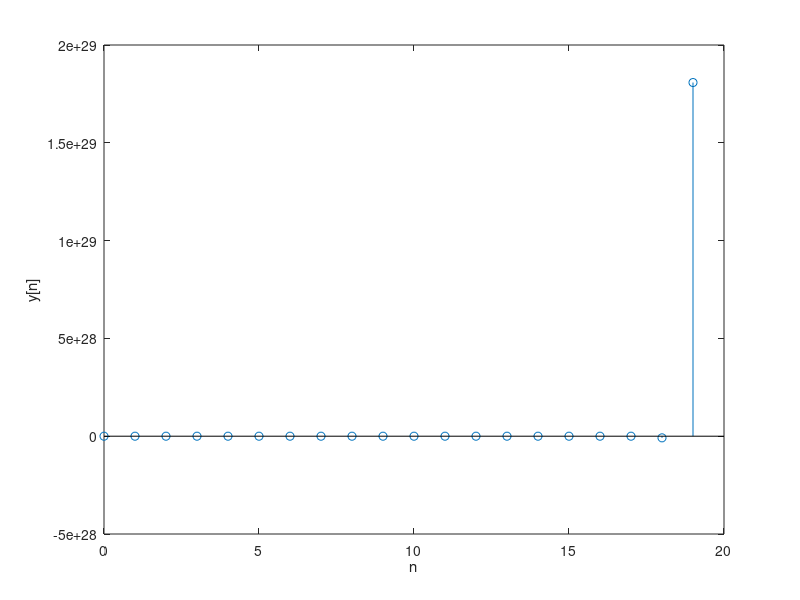

Reproduce this figure in MATLAB.
% ECE 503 Test 1 Problem 5

% y[n] = -0.2*y[n-2] - 0.6*n^2*y[n-1] + x[n]
% y[-1] = 0.1
% y[-2] = 0.5

N = 20;
y = zeros(N, 1);
n = 0:1:N-1;

y(1) = 0.5;
y(2) = 0.1;

x = (0.5).^(0:1:N-1);

for i = 3 : N
    y(i) = -0.2*y(i-2) - 0.6*((i-1).^2)*y(i-1) + 0.2*x(i);
end

figure(1);
stem(n,y);
xlabel('n');
ylabel('y[n]');
